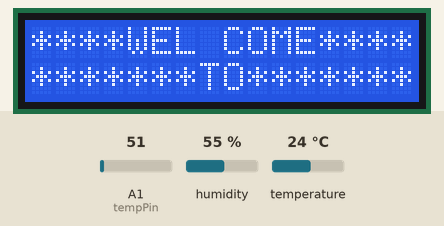
Recording of a sketch running on a simulated Arduino Uno, built with avr-gcc and run on an emulated ATmega328P. On the bench: 16×2 character LCD. The inputs (shaded band) are chosen by the test bench; at power-on: A1 (tempPin) = 51, humidity 55 %, temperature 24 °C. The modem accepts every AT command (registered, SIM ready, sends succeed) and sends nothing else; what the sketch prints to the serial monitor is not drawn.

Above: at 0.1 s.
At 2.2 s:
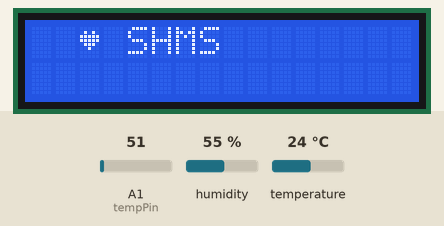
At 5.2 s:
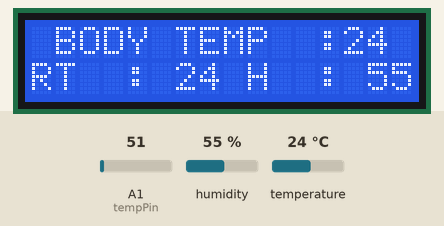

The sketch:

Projectcode.ino
```cpp
#include <SoftwareSerial.h>
SoftwareSerial gprsSerial(2,3);
#include <Wire.h>
#include <LiquidCrystal_I2C.h>
LiquidCrystal_I2C lcd(0x27, 16, 2);
#include <String.h>
#include <DHT.h>
#define DHTPIN A2
DHT dht(DHTPIN, DHT11);

int val;
int tempPin=1;


byte heart[] = {
  0x00,
  0x0A,
  0x1F,
  0x1F,
  0x0E,
  0x04,
  0x00,
  0x00
};

//  Variables


void setup()
{
  gprsSerial.begin(9600);               // the GPRS baud rate
  Serial.begin(9600);
  lcd.init();
  lcd.backlight();
  lcd.setCursor(0,0);
  lcd.print("****WEL COME****");
  lcd.setCursor(0,1);
  lcd.print("*******TO*******");
  delay(2000);
  lcd.clear();
  lcd.createChar(1, heart);
  lcd.setCursor(0, 0);
  lcd.print("  ");
  lcd.write(1);
  lcd.print(" SHMS ");
  delay(3000);
  lcd.clear();
  Serial.begin(9600);
  dht.begin();


}


//  Where the Magic Happens
void loop()
{
  int t = dht.readTemperature();
  int h = dht.readHumidity();
     val=analogRead(tempPin);
     int mv=(val/1024.0)*500;
     int tempc=mv;
     lcd.setCursor(0,0);
     lcd.print(" BODY TEMP  :");
     lcd.print(tempc);
     lcd.setCursor(0,1);
     lcd.print("RT  : ");
     lcd.print(t);
     lcd.setCursor(8,1);
     lcd.print(" H  : " );
     lcd.print(h);

   if (gprsSerial.available())
    Serial.write(gprsSerial.read());

  gprsSerial.println("AT");
  delay(1000);

  gprsSerial.println("AT+CPIN?");
  delay(1000);

  gprsSerial.println("AT+CREG?");
  delay(1000);

  gprsSerial.println("AT+CGATT?");
  delay(1000);

  gprsSerial.println("AT+CIPSHUT");
  delay(1000);

  gprsSerial.println("AT+CIPSTATUS");
  delay(2000);

  gprsSerial.println("AT+CIPMUX=0");
  delay(2000);

  ShowSerialData();

  gprsSerial.println("AT+CSTT=\"bsnlnet\"");//start task and setting the APN,
  delay(1000);

  ShowSerialData();

  gprsSerial.println("AT+CIICR");//bring up wireless connection
  delay(3000);

  ShowSerialData();

  gprsSerial.println("AT+CIFSR");//get local IP adress
  delay(2000);

  ShowSerialData();

  gprsSerial.println("AT+CIPSPRT=0");
  delay(3000);

  ShowSerialData();

  gprsSerial.println("AT+CIPSTART=\"TCP\",\"api.thingspeak.com\",\"80\"");//start up the connection
  delay(5000);

  ShowSerialData();

  gprsSerial.println("AT+CIPSEND");//begin send data to remote server
  delay(4000);
  ShowSerialData();

  String str="GET https://api.thingspeak.com/update?api_key=MUM56GU8YPU0G0TV&field1=0"+String(tempc) +"&field2="+String(t) +"&field3="+String(h);
  Serial.println(str);
  gprsSerial.println(str);//begin send data to remote server

  delay(4000);
  ShowSerialData();

  gprsSerial.println((char)26);//sending
  delay(5000);//waitting for reply, important! the time is base on the condition of internet
  gprsSerial.println();

  ShowSerialData();

  gprsSerial.println("AT+CIPSHUT");//close the connection
  delay(100);
  ShowSerialData();

}

void ShowSerialData()
{
  while(gprsSerial.available()!=0)
  Serial.write(gprsSerial.read());
  delay(5000);

}
```

Measured:
- what the display in image 1 shows lasts 3.1 s, from 2.1 s to 5.2 s
